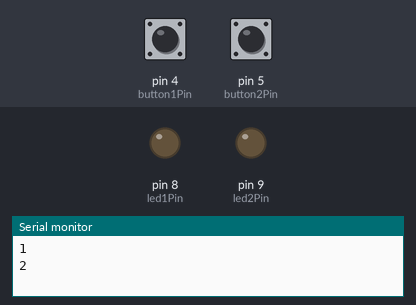
Recording of a sketch running on a simulated Arduino Uno, built with avr-gcc and run on an emulated ATmega328P. Shown: output pins drawn as LEDs (lit = HIGH), the last lines printed to the serial monitor. The inputs (shaded band) are chosen by the test bench; at power-on: pin 4 (button1Pin) HIGH, pin 5 (button2Pin) HIGH.

Above: at 1.2 s.
1.3 s: pin 4 (button1Pin) pulled LOW for 0.15 s
At 2.1 s:
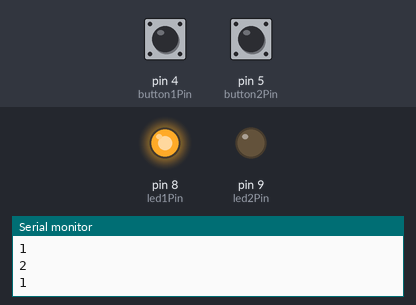
2.9 s: pin 5 (button2Pin) pulled LOW for 0.15 s
At 3.3 s:
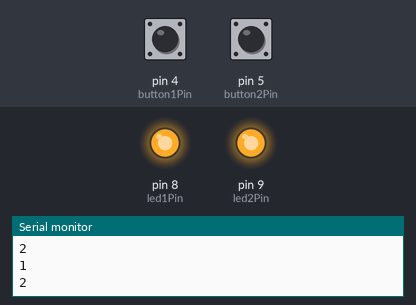
4.5 s: pin 4 (button1Pin) pulled LOW for 1 s
At 5.7 s:
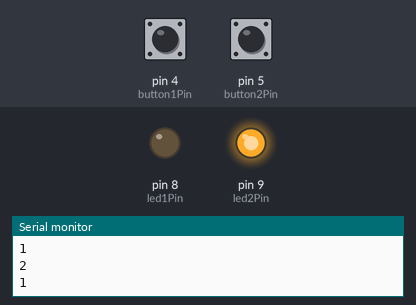
7.0 s: pin 4 (button1Pin) pulled LOW for 3.2 s
At 7.6 s:
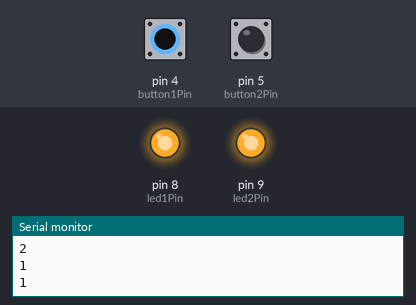
11.7 s: pin 5 (button2Pin) pulled LOW for 1 s
At 12.4 s:
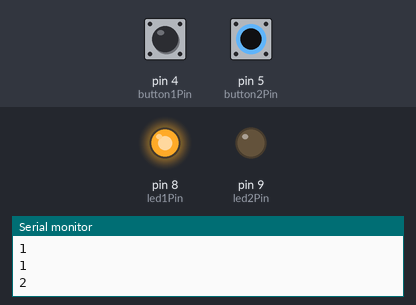
Timing chart, 0 to 14.7 s (numbered marks = the images above; inputs shaded):
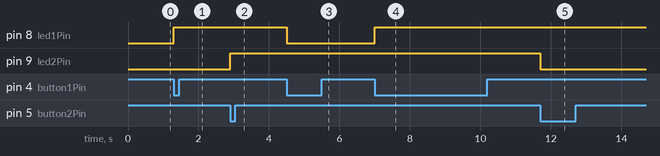

The sketch:

06-PassoPasso2.ino
```cpp
/*Pulsante sul pin 4 comanda un led sul pin 8. Pulsante su pin 5 comanda un led su pin 9*/
//pin declare
char button1Pin=4;
char button2Pin=5;
char led1Pin=8;
char led2Pin=9;

//variable declare
char button1State1=1;
char button1State2=1;
char oldButton1State=1;

char button2State1=1;
char button2State2=1;
char oldButton2State=1;

char led1State=0;
char oldLed1State=1;
bool enableLed1=false;

char led2State=0;
char oldLed2State=1;
bool enableLed2=false;

unsigned int tStart1=0;
unsigned int tFlowed1=0;

unsigned int tStart2=0;
unsigned int tFlowed2=0;

char tToFlow=20;

void setup() {

  pinMode(led1Pin, OUTPUT);                     //set the led1Pin in output mode
  pinMode(button1Pin, INPUT);            //set the button1Pin in input mode with pullup
  pinMode(led2Pin, OUTPUT);                     //set the led2Pin in output mode
  pinMode(button2Pin, INPUT);            //set the button2Pin in input mode with pullup
  Serial.begin(9600);

}

void loop() {
  // put your main code here, to run repeatedly:
  /*=======================================
   * LETTURA INGRESSI
   =========================================*/
  ReadInput();
  /*=======================================
   * PROCESSI
   =========================================*/
  ProcessToExe();
  /*=======================================
   * SCRITTURA USCITE
   =========================================*/
  WriteOutput();
}

void ReadInput(){
  button1State1=digitalRead(button1Pin);        //read the state of the pin declared ad button1Pin
  button2State1=digitalRead(button2Pin);        //read the state of the pin declared ad button2Pin

  if(button1State1==LOW && button1State1!=oldButton1State)    //if the program find an rising edge
    tStart1=millis();
  if(button2State1==LOW && button2State1!=oldButton2State)    //if the program find an rising edge
    tStart2=millis();

  tFlowed1= millis()-tStart1;
  tFlowed2= millis()-tStart2;

  if(tFlowed1>=tToFlow){
    button1State2=digitalRead(button1Pin);
    if(button1State1==button1State2)
      enableLed1=true;
    else
      enableLed1=false;
  }
    if(tFlowed2>=tToFlow){
    button2State2=digitalRead(button2Pin);
    if(button2State1==button2State2)
      enableLed2=true;
    else
      enableLed2=false;
  }
}

void ProcessToExe(){

  if(button1State1==LOW && button1State1!=oldButton1State)    //if the program find an rising edge
  {
    led1State=(led1State+1)%2;        //change the ledState
  }
  oldButton1State=button1State1;     //save the current buttonState as oldbuttonState for the next cycle

  if(button2State1==LOW && button2State1!=oldButton2State)    //if the program find an rising edge
  {
    led2State=(led2State+1)%2;        //change the ledState
  }
  oldButton2State=button2State1;     //save the current buttonState as oldbuttonState for the next cycle
}

void WriteOutput(){
  if(led1State!=oldLed1State){            //if the state of the led need to change
      Serial.println("1");
      digitalWrite(led1Pin, led1State);     //set the pin declared as ledPin as variable ledState
      oldLed1State=led1State;               //and save the current ledState as oldLedState for the next cycle
  }
  if(led2State!=oldLed2State){            //if the state of the led need to change
      Serial.println("2");
      digitalWrite(led2Pin, led2State);     //set the pin declared as ledPin as variable ledState
      oldLed2State=led2State;               //and save the current ledState as oldLedState for the next cycle
  }
}
```

Measured:
- after the input at 1.3 s, pin 8 (led1Pin): LOW → HIGH at once
- after the input at 2.9 s, pin 9 (led2Pin): LOW → HIGH at once
- after the input at 4.5 s, pin 8 (led1Pin): HIGH → LOW at once
- after the input at 7.0 s, pin 8 (led1Pin): LOW → HIGH at once
- after the input at 11.7 s, pin 9 (led2Pin): HIGH → LOW at once
